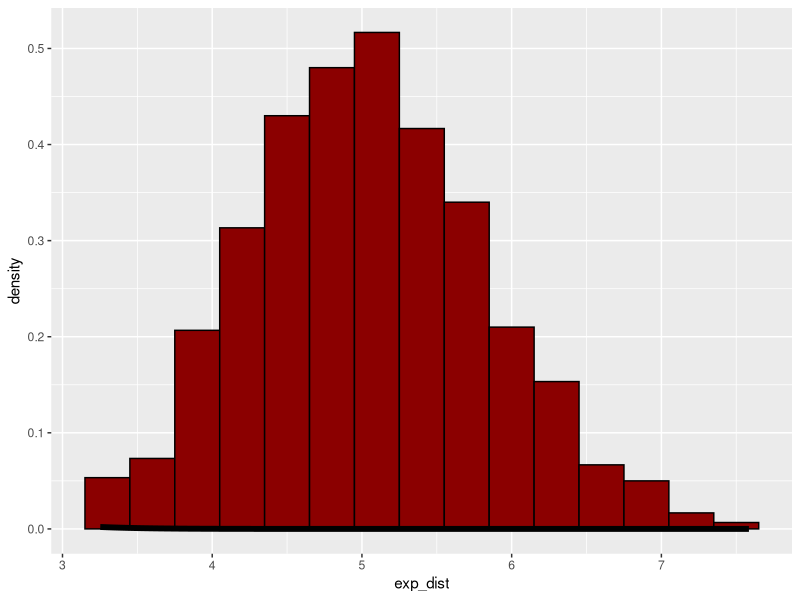

Here is the R script that generated this plot:
## ---- chunk 1
library(stats)
n = 40
nosim = 1:1000
set.seed(5)
lam = 0.2
dat = data.frame(exp_dist = sapply(nosim,function(x){mean(rexp(n,lam))}))
## ---- chunk 2
samp_mean = mean(dat$exp_dist)
round(samp_mean,3) 
## ---- chunk 3
round(1/lam,3)
## ---- chunk 4
sd = sd(dat$exp_dist)
round(sd,3)
## ---- chunk 5
round((1/lam)/sqrt(40),3)
## ---- chunk 6
samp_var = var(dat$exp_dist)
round(samp_var,3)
## ---- chunk 7
round(((1/lam)^2)/n,3)
## ---- chunk 8
library(ggplot2)
g = ggplot(dat, aes(x=exp_dist)) + geom_histogram(binwidth=.3,color = "black",fill = "darkred",aes(y=..density..)) 
g = g + stat_function(fun=dnorm,arg = list(mean = 5,sd = sd(dat$exp_dist)),size=2, warning=FALSE) 
g
